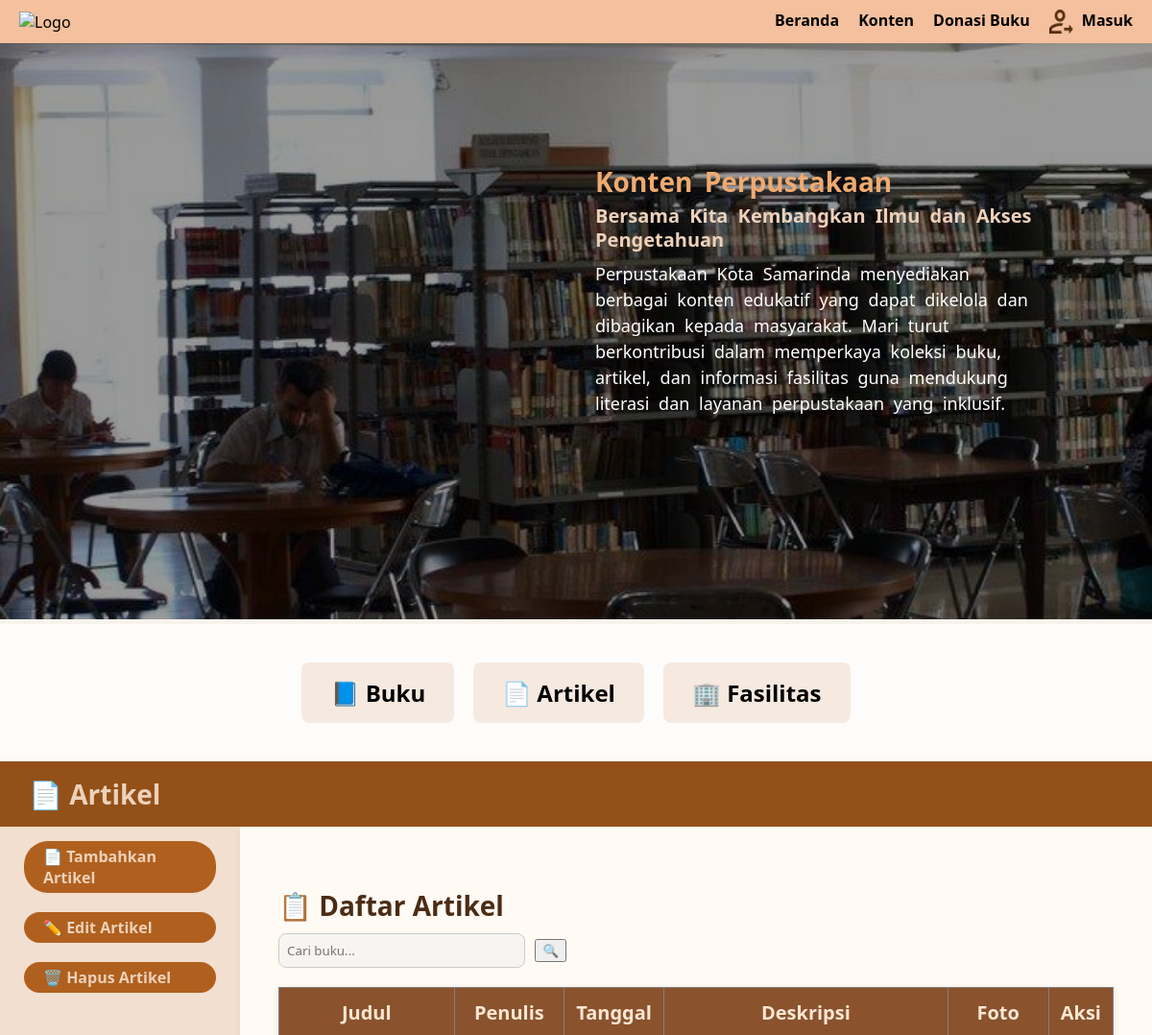
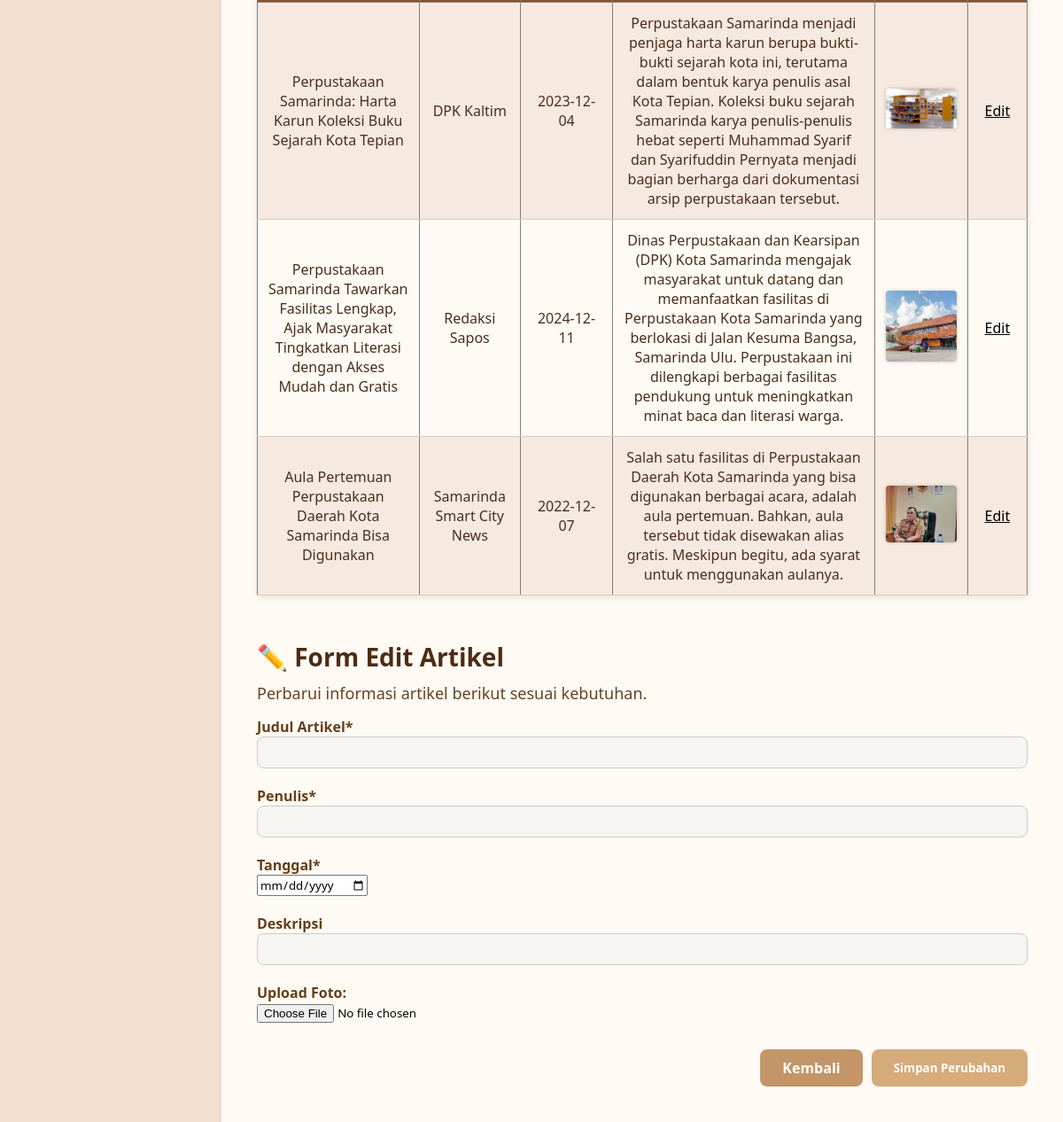
The page /websitePageTurnersFix/editartikel_admin.php on the database its author committed (2 pictures, top to bottom).
### tables this page shows
CREATE TABLE `artikel` (
  `id_artikel` int(11) NOT NULL,
  `judul` varchar(255) NOT NULL,
  `penulis` varchar(255) NOT NULL,
  `tanggal` date NOT NULL,
  `deskripsi` varchar(500) NOT NULL,
  `foto` varchar(255) NOT NULL,
  `ADMIN_nip` int(11) DEFAULT NULL
);

### websitePageTurnersFix/editartikel_admin.php (the view, shortened to what this page needs)
<?php
include 'koneksi.php';
$artikel = [];
?>
<!DOCTYPE html>
<html lang="id">
<head>
  <link rel="stylesheet" href="kontenadmin_style.css" />
</head>
<body>
  <header>
    <?php include 'navbar_admin.php'; ?>
  </header>
  <div class="hero">
    <img src="img/donasi.jpg" alt="Hero Image" />
    <div class="hero-text">
      <h2>Konten Perpustakaan</h2>
      <h3>Bersama Kita Kembangkan Ilmu dan Akses Pengetahuan</h3>
      <p>
        Perpustakaan Kota Samarinda menyediakan berbagai konten edukatif yang dapat dikelola dan dibagikan kepada masyarakat.
        Mari turut berkontribusi dalam memperkaya koleksi buku, artikel, dan informasi fasilitas guna mendukung literasi dan layanan perpustakaan yang inklusif.
      </p>
    </div>
  </div>
  <div class="tabs-container">
    <div class="tabs">
      <a href="kontenbuku_admin.php"><button>📘 Buku</button></a>
      <a href="kontenartikel_admin.php"><button>📄 Artikel</button></a>
      <a href="kontenfasilitas_admin.php"><button>🏢 Fasilitas</button></a>
    </div>
  </div>
  <div class="section-title">
    📄 Artikel
  </div>
  <div class="main-section">
    <div class="sidebar">
      <a href="tambahartikel_admin.php"><button class="active">📄 Tambahkan Artikel</button></a>
      <a href="editartikel_admin.php"><button>✏️ Edit Artikel</button></a>
      <a href="hapusartikel_admin.php"><button>🗑️ Hapus Artikel</button></a>
    </div>
    <div class="form-container">
      <h2>📋 Daftar Artikel</h2>
      <form class="search-form" action="editartikel_admin.php" method="GET">
        <input type="text" name="cari" class="search-bar" placeholder="Cari buku..." value="<?= isset($_GET['cari']) ? htmlspecialchars($_GET['cari']) : '' ?>">
        <button type="submit" class="search-btn-admin">🔍</button>
      </form>
      <div class="table-section">
        <table border="1" cellpadding="10" style="width: 100%;">
          <tr>
            <th>Judul</th>
            <th>Penulis</th>
            <th>Tanggal</th>
            <th>Deskripsi</th>
            <th>Foto</th>
            <th>Aksi</th>
          </tr>
          <?php
          $data_artikel = mysqli_query($conn, "SELECT * FROM artikel");
          while ($row = mysqli_fetch_assoc($data_artikel)) {
          ?>
            <tr>
              <td><?= $row['judul'] ?></td>
              <td><?= $row['penulis'] ?></td>
              <td><?= $row['tanggal'] ?></td>
              <td><?= $row['deskripsi'] ?></td>
              <td><img src="img/<?= $row['foto'] ?>" width="80"></td>
              <td><a href="editartikel_admin.php?edit_id=<?= $row['id_artikel'] ?>">Edit</a></td>
            </tr>
          <?php } ?>
        </table>
      </div>
      <h2>✏️ Form Edit Artikel</h2>
      <p>Perbarui informasi artikel berikut sesuai kebutuhan.</p>
      <form action="editartikel_admin.php" method="POST" enctype="multipart/form-data">
        <div class="form-group">
          <label>Judul Artikel*</label>
          <input type="text" name="judul" required value="<?= $artikel['judul'] ?? '' ?>">
        </div>
        <div class="form-group">
          <label>Penulis*</label>
          <input type="text" name="penulis" required value="<?= $artikel['penulis'] ?? '' ?>">
        </div>
        <div class="form-group">
          <label>Tanggal*</label>
          <input type="date" name="tanggal" required value="<?= $artikel['tanggal'] ?? '' ?>">
        </div>
        <div class="form-group">
          <label>Deskripsi</label>
          <input type="text" name="deskripsi" value="<?= $artikel['deskripsi'] ?? '' ?>">
        </div>
        <div class="form-group">
          <label for="foto">Upload Foto:</label>
          <input type="file" id_artikel="foto" name="foto" accept="image/*">
        </div>
        <div class="submit-container">
          <a href="konten_admin.php" class="btn-kembali">Kembali</a>
          <button type="submit" class="btn-simpan">Simpan Perubahan</button>
        </div>
      </form>
</body>
</html>

### websitePageTurnersFix/kontenadmin_style.css (style rules this page uses)
* { box-sizing: border-box; font-family: 'Segoe UI', sans-serif; }
body { margin: 0; background-color: #f7f2eb; }
.hero { position: relative; }
.hero img { width: 100%; height: 600px; object-fit: cover; filter: brightness(0.6); }
.hero-text { position: absolute; top: 35%; left: 50%; transform: translateY(-50%); color: #fff; width: 500px; height: 200px; padding: 20px; word-spacing: 5px; line-height: 25px; }
.hero-text h2 { font-size: 28px; margin: 0; color: #efaa71; text-align: left; }
.hero-text h3 { font-size: 20px; margin: 10px 0; color: #edd1ba; }
.hero-text p { font-size: 18px; line-height: 1.5; margin: 0; }
.section-title { background-color: #935019; color: #EDD1BA; padding: 15px 30px; font-size: 28px; font-weight: bold; display: flex; align-items: center; }
.tabs { display: flex; justify-content: center; margin: 0; }
.tabs button { background: #f6e9df; border: none; padding: 15px 30px; margin: 0 10px; font-size: 24px; font-weight: bold; cursor: pointer; display: flex; align-items: center; gap: 8px; border-radius: 8px; margin-top: 10px; margin-bottom: 10px; }
.tabs-container { background-color: rgba(255, 255, 255, 0.8); padding: 30px 0; display: flex; justify-content: center; }
.tabs a { text-decoration: none; }
.main-section { display: flex; }
.sidebar { background-color: #F3DFCF; padding: 15px 25px; height: 900; width: 250px; display: flex; flex-direction: column; gap: 10px; }
.sidebar button { background-color: #B0601E; border: none; color: #EDD1BA; padding: 5px 20px; text-align: left; font-size: 16px; font-weight: bold; width: 200px; border-radius: 25px; cursor: pointer; transition: background-color 0.3s ease; margin-bottom: 10px; }
.table-section { margin-bottom: 50px; }
.table-section table { border-collapse: collapse; width: 100%; background-color: #fffaf3; color: #4b2e1e; box-shadow: 0 2px 8px rgba(0, 0, 0, 0.1); }
.table-section th { background-color: #8a522d; color: #fbe7d3; text-align: left; padding: 12px; font-size: 20px; text-align: center; }
.table-section td { padding: 12px; border-bottom: 1px solid #d9cbb4; font-size: 16px; text-align: center; }
.table-section tr:nth-child(even) { background-color: #f6e9df; }
.table-section a { text-decoration: underline; color: #000; }
.table-section img { border-radius: 4px; box-shadow: 0 0 4px rgba(0, 0, 0, 0.2); }
.form-container { flex: 1; padding: 40px; background-color: #fffaf4; box-shadow: 0 4px 8px rgba(0,0,0,0.05); }
.form-container h2 { font-size: 28px; color: #4b2c14; margin-bottom: 10px; }
.form-container p { margin-bottom: 10px; color: #654321; font-size: 18px; margin-top: 5px; margin-bottom: 15px; }
.form-group { margin-bottom: 20px; }
label { font-weight: bold; display: block; color: #643f1a; margin-top: 15px; font-size: 16px; }
input[type="text"], input[type="number"], select { width: 100%; padding: 8px; border-radius: 8px; border: 1px solid #ccc; background-color: #f7f5f2; }
.submit-container { margin-top: 30px; display: flex; justify-content: flex-end; gap: 10px; }
.btn-kembali, .btn-simpan { background-color: #d6ab7c; color: white; padding: 10px 25px; border: none; border-radius: 8px; cursor: pointer; font-weight: bold; text-decoration: none; display: inline-block; text-align: center; }
.btn-kembali, .btn-simpan:hover { background-color: #c39568; }
.search-form { display: flex; align-items: center; gap: 10px; width: 300px; margin-bottom: 20px; }

### rows shown on the page
artikel: judul "Perpustakaan Samarinda: Harta Karun Koleksi Buku Sejarah Kota Tepian", penulis "DPK Kaltim", tanggal "2023-12-04", deskripsi "Perpustakaan Samarinda menjadi penjaga harta karun berupa bukti-bukti sejarah kota ini, terutama dalam bentuk karya penulis asal Kota Tepian. Koleksi buku sejarah Samarinda karya penulis-penulis hebat seperti Muhammad Syarif dan Syarifuddin Pernyata menjadi bagian berharga dari dokumentasi arsip perpustakaan tersebut.", foto (picture)
artikel: judul "Perpustakaan Samarinda Tawarkan Fasilitas Lengkap, Ajak Masyarakat Tingkatkan Literasi dengan Akses Mudah dan Gratis", penulis "Redaksi Sapos", tanggal "2024-12-11", deskripsi "Dinas Perpustakaan dan Kearsipan (DPK) Kota Samarinda mengajak masyarakat untuk datang dan memanfaatkan fasilitas di Perpustakaan Kota Samarinda yang berlokasi di Jalan Kesuma Bangsa, Samarinda Ulu. Perpustakaan ini dilengkapi berbagai fasilitas pendukung untuk meningkatkan minat baca dan literasi warga.", foto (picture)
artikel: judul "Aula Pertemuan Perpustakaan Daerah Kota Samarinda Bisa Digunakan", penulis "Samarinda Smart City News", tanggal "2022-12-07", deskripsi "Salah satu fasilitas di Perpustakaan Daerah Kota Samarinda yang bisa digunakan berbagai acara, adalah aula pertemuan. Bahkan, aula tersebut tidak disewakan alias gratis. Meskipun begitu, ada syarat untuk menggunakan aulanya.", foto (picture)
